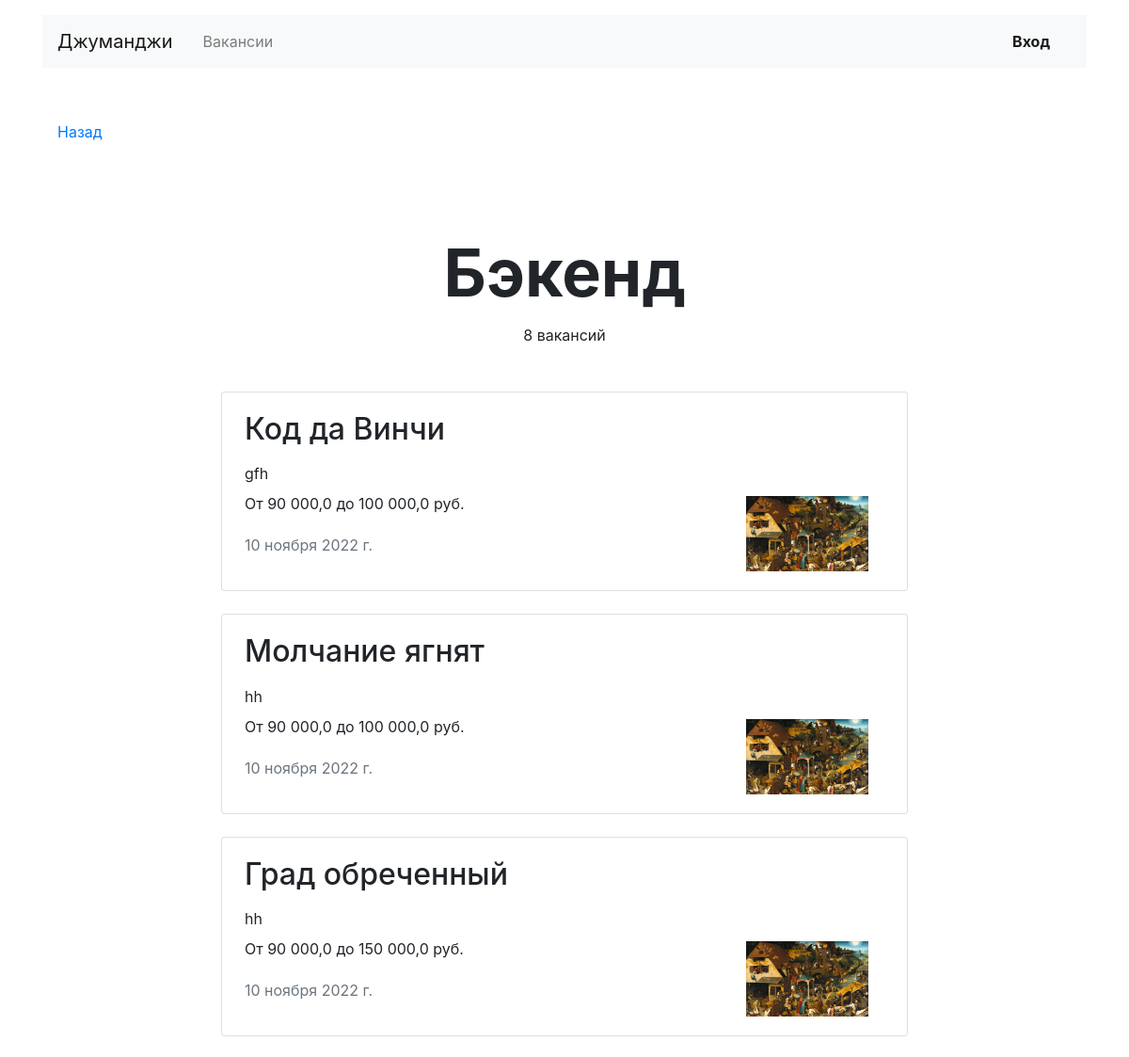
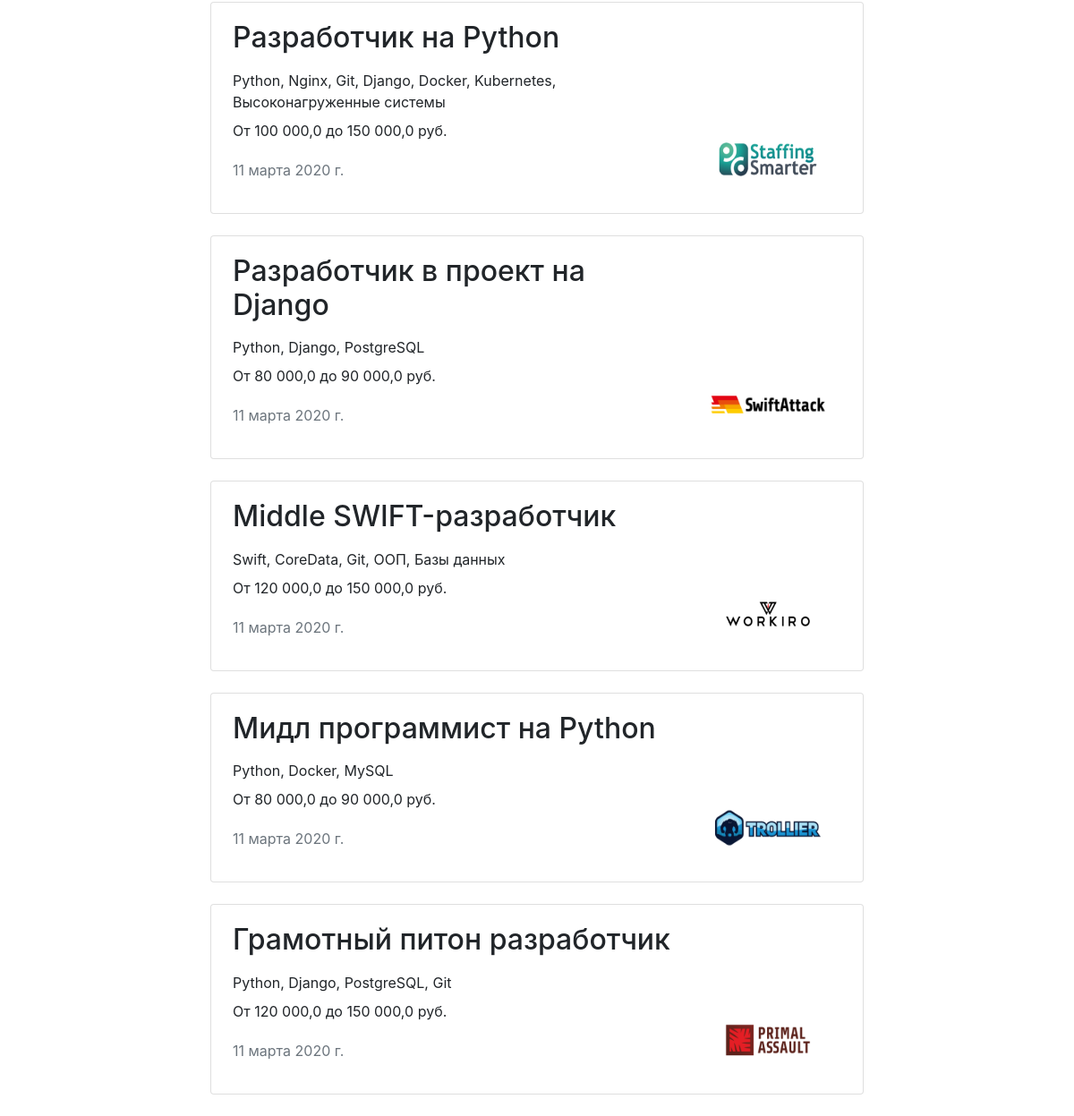
The app's page /vacancies/cat/2, older data (2 pictures, top to bottom).
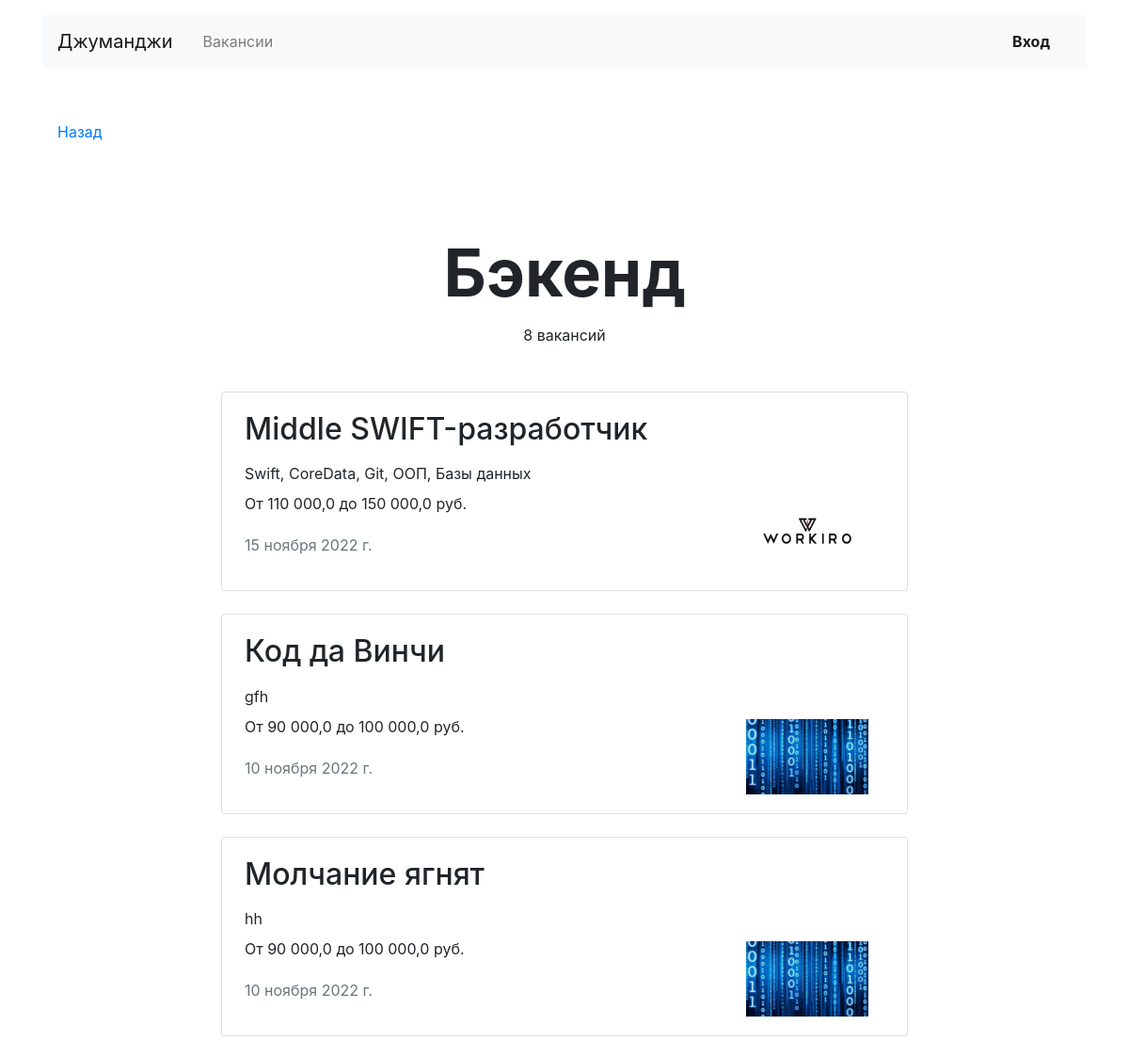
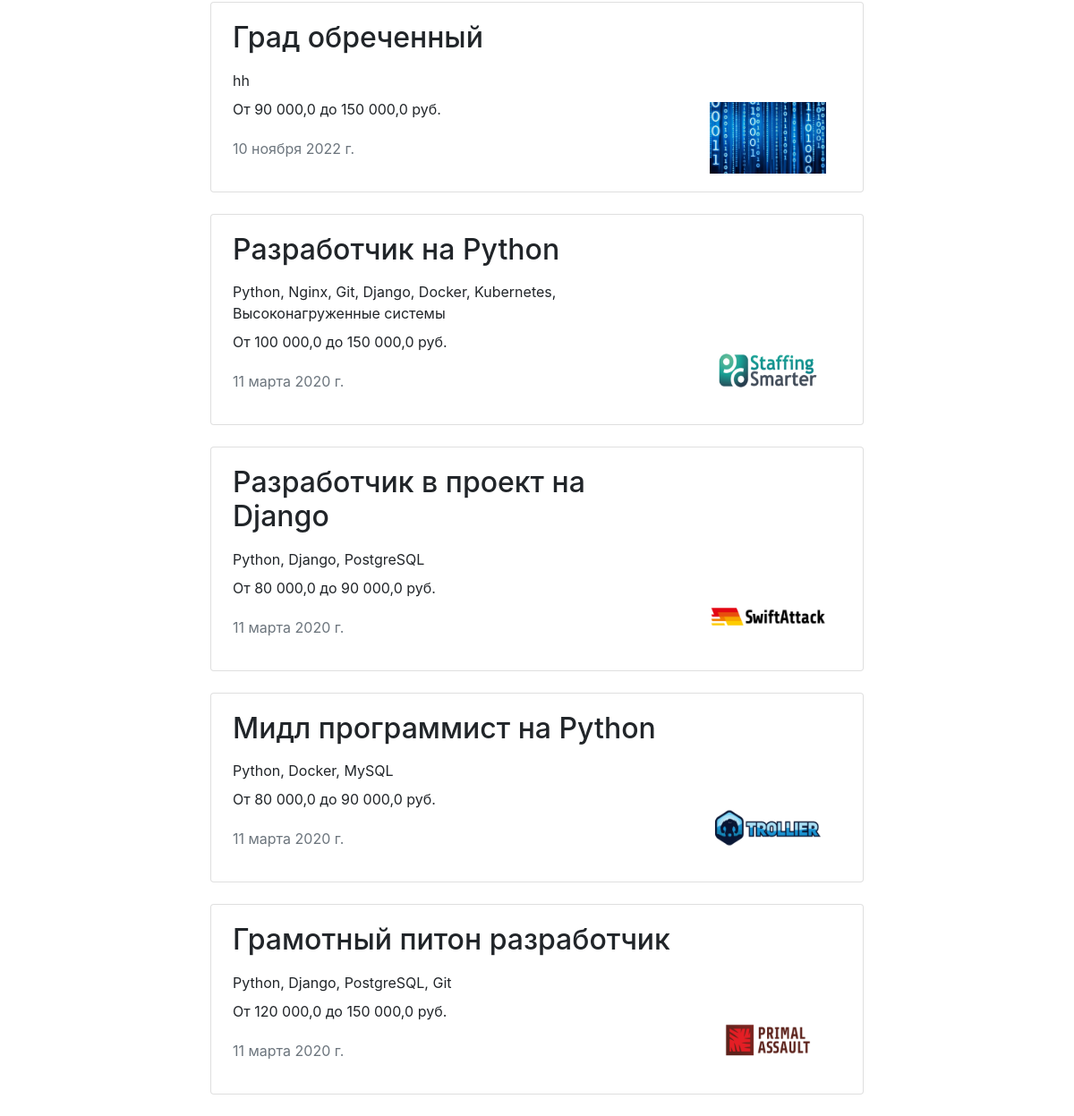
The same page, newer data (2 pictures, top to bottom).
### JunJob/models.py (models this page shows)
class Vacancy(models.Model):
    title = models.CharField(max_length=60)
    specialty = models.ForeignKey(Specialty, related_name='vacancies', on_delete=models.CASCADE)
    company = models.ForeignKey(Company, related_name='vacancies', on_delete=models.CASCADE)
    skills = models.TextField()
    description = models.TextField()
    salary_min = models.FloatField()
    salary_max = models.FloatField()
    published_at = models.DateField()

class Company(models.Model):
    name = models.CharField(max_length=45)
    location = models.CharField(max_length=30)
    logo = models.ImageField(upload_to=settings.MEDIA_COMPANY_IMAGE_DIR, max_length=500000)
    description = models.TextField()
    employee_count = models.IntegerField()
    owner = models.OneToOneField(User, on_delete=models.CASCADE, related_name='company', null=True)

### JunJob/Views/views.py (the view)
# urls.py: path('vacancies/cat/<int:specialty_id>', views.SpecialtyVacanciesView.as_view(), name='specialty'),
class SpecialtyVacanciesView(ListView):  # вакансии по специальности
    model = models.Vacancy
    template_name = 'common/Specialty.html'
    context_object_name = 'specialty_vacancies'
    def get_queryset(self):
        specialty = models.Specialty.objects.get(id=self.kwargs['specialty_id'])
        return models.Vacancy.objects.filter(specialty=specialty).order_by('-published_at')
    def get_context_data(self, *, object_list=None, **kwargs):
        context = super().get_context_data(**kwargs)
        context['specialty'] = models.Specialty.objects.get(id=self.kwargs['specialty_id'])
        return context

### JunJob/templates/common/Specialty.html
{% extends 'base.html' %}
{% block container %}
  <main class="container mt-3">
    <div class="navbar mt-5">
      <p><a href="javascript:history.back()">Назад</a></p>
    </div>
    <section>
      <h1 class="h1 text-center mx-auto mt-4 pt-5" style="font-size: 70px;"><strong>{{ specialty.title }}</strong></h1>
      <p class="text-center pt-1">{{ specialty.vacancies.count }} вакансий</p>
      {% if specialty.vacancies.count > 0 %}
      <div class="row mt-5">
        <div class="col-12 col-lg-8 offset-lg-2 m-auto">
          {% for vacancy in specialty_vacancies %}
          <div class="card mb-4">
            <div class="card-body px-4">
              <div class="row">
                <div class="col-12 col-md-8 col-lg-9">
                  <h2 class="h2 pb-2">{{ vacancy.title }}</h2>
                  <p class="mb-2">{{ vacancy.skills }}</p>
                  {% load humanize %}
                  <p>От {{ vacancy.salary_min|intcomma }} до {{ vacancy.salary_max|intcomma }} руб.</p>
                  <p class="text-muted pt-1">{{ vacancy.published_at }}</p>
                </div>
                <div class="col-12 col-md-4 col-lg-3 d-flex align-items-end">
                  <a href='{% url "onevacancy" vacancy.id %}'><img src="{{ vacancy.company.logo.url }}" width="130" height="80" alt=""></a>
                </div>
              </div>
            </div>
          </div>
          {% endfor %}
          </div>
        </div>
      {% else %}
          <h3 class="text-center pt-1">Для данной специализации пока нет вакансий</h3>
      {% endif %}
    </section>
  </main>
{% endblock %}

Row changes from the older to the newer data that the page shows:
changed Vacancy "Middle SWIFT-разработчик": salary_min "120 000,0" → "110 000,0"; published_at "11 марта 2020 г." → "15 ноября 2022 г."; moves up the list
changed through a linked row, Vacancy "Код да Винчи": company.logo: a different picture
changed through a linked row, Vacancy "Молчание ягнят": company.logo: a different picture
changed through a linked row, Vacancy "Град обреченный": company.logo: a different picture
